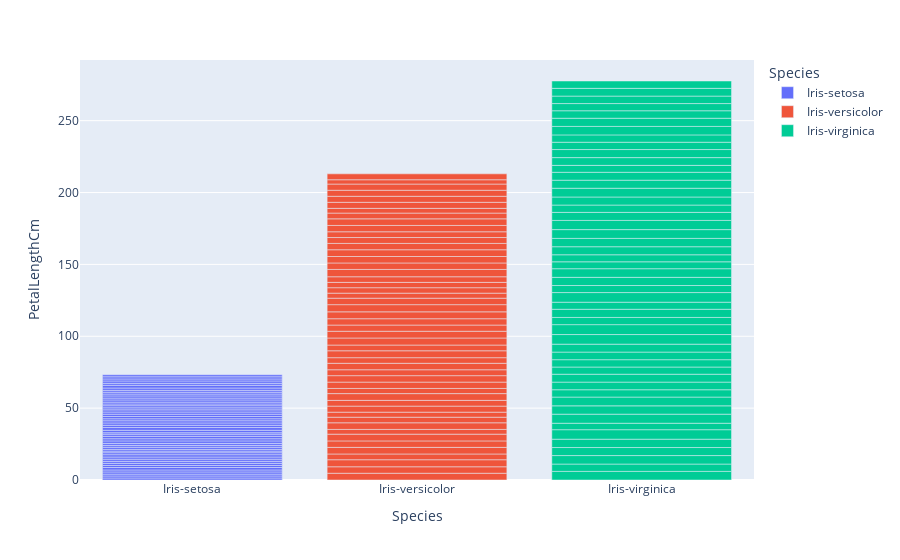

Write notebook code for a chart like this one.
### Code cell
px.bar(df,x='Species',y='PetalLengthCm',color='Species')

### Figure 1 — Plotly figure (JSON) as saved in the notebook; plotly's stock layout.template omitted (floating-point values rounded to 4 significant figures)
{"data": [{"alignmentgroup": "True", "hovertemplate": "Species=%{x}<br>PetalLengthCm=%{y}<extra></extra>", "legendgroup": "Iris-setosa", "marker": {"color": "#636efa", "pattern": {"shape": ""}}, "name": "Iris-setosa", "offsetgroup": "Iris-setosa", "orientation": "v", "showlegend": true, "textposition": "auto", "type": "bar", "x": ["Iris-setosa", "Iris-setosa", "Iris-setosa", "Iris-setosa", "Iris-setosa", "Iris-setosa", "Iris-setosa", "Iris-setosa", "Iris-setosa", "Iris-setosa", "Iris-setosa", "Iris-setosa", "Iris-setosa", "Iris-setosa", "Iris-setosa", "Iris-setosa", "Iris-setosa", "Iris-setosa", "Iris-setosa", "Iris-setosa", "Iris-setosa", "Iris-setosa", "Iris-setosa", "Iris-setosa", "Iris-setosa", "Iris-setosa", "Iris-setosa", "Iris-setosa", "Iris-setosa", "Iris-setosa", "Iris-setosa", "Iris-setosa", "Iris-setosa", "Iris-setosa", "Iris-setosa", "Iris-setosa", "Iris-setosa", "Iris-setosa", "Iris-setosa", "Iris-setosa", "Iris-setosa", "Iris-setosa", "Iris-setosa", "Iris-setosa", "Iris-setosa", "Iris-setosa", "Iris-setosa", "Iris-setosa", "Iris-setosa", "Iris-setosa"], "xaxis": "x", "y": [1.4, 1.4, 1.3, 1.5, 1.4, 1.7, 1.4, 1.5, 1.4, 1.5, 1.5, 1.6, 1.4, 1.1, 1.2, 1.5, 1.3, 1.4, 1.7, 1.5, 1.7, 1.5, 1, 1.7, 1.9, 1.6, 1.6, 1.5, 1.4, 1.6, 1.6, 1.5, 1.5, 1.4, 1.5, 1.2, 1.3, 1.5, 1.3, 1.5, 1.3, 1.3, 1.3, 1.6, 1.9, 1.4, 1.6, 1.4, 1.5, 1.4], "yaxis": "y"}, {"alignmentgroup": "True", "hovertemplate": "Species=%{x}<br>PetalLengthCm=%{y}<extra></extra>", "legendgroup": "Iris-versicolor", "marker": {"color": "#EF553B", "pattern": {"shape": ""}}, "name": "Iris-versicolor", "offsetgroup": "Iris-versicolor", "orientation": "v", "showlegend": true, "textposition": "auto", "type": "bar", "x": ["Iris-versicolor", "Iris-versicolor", "Iris-versicolor", "Iris-versicolor", "Iris-versicolor", "Iris-versicolor", "Iris-versicolor", "Iris-versicolor", "Iris-versicolor", "Iris-versicolor", "Iris-versicolor", "Iris-versicolor", "Iris-versicolor", "Iris-versicolor", "Iris-versicolor", "Iris-versicolor", "Iris-versicolor", "Iris-versicolor", "Iris-versicolor", "Iris-versicolor", "Iris-versicolor", "Iris-versicolor", "Iris-versicolor", "Iris-versicolor", "Iris-versicolor", "Iris-versicolor", "Iris-versicolor", "Iris-versicolor", "Iris-versicolor", "Iris-versicolor", "Iris-versicolor", "Iris-versicolor", "Iris-versicolor", "Iris-versicolor", "Iris-versicolor", "Iris-versicolor", "Iris-versicolor", "Iris-versicolor", "Iris-versicolor", "Iris-versicolor", "Iris-versicolor", "Iris-versicolor", "Iris-versicolor", "Iris-versicolor", "Iris-versicolor", "Iris-versicolor", "Iris-versicolor", "Iris-versicolor", "Iris-versicolor", "Iris-versicolor"], "xaxis": "x", "y": [4.7, 4.5, 4.9, 4, 4.6, 4.5, 4.7, 3.3, 4.6, 3.9, 3.5, 4.2, 4, 4.7, 3.6, 4.4, 4.5, 4.1, 4.5, 3.9, 4.8, 4, 4.9, 4.7, 4.3, 4.4, 4.8, 5, 4.5, 3.5, 3.8, 3.7, 3.9, 5.1, 4.5, 4.5, 4.7, 4.4, 4.1, 4, 4.4, 4.6, 4, 3.3, 4.2, 4.2, 4.2, 4.3, 3, 4.1], "yaxis": "y"}, {"alignmentgroup": "True", "hovertemplate": "Species=%{x}<br>PetalLengthCm=%{y}<extra></extra>", "legendgroup": "Iris-virginica", "marker": {"color": "#00cc96", "pattern": {"shape": ""}}, "name": "Iris-virginica", "offsetgroup": "Iris-virginica", "orientation": "v", "showlegend": true, "textposition": "auto", "type": "bar", "x": ["Iris-virginica", "Iris-virginica", "Iris-virginica", "Iris-virginica", "Iris-virginica", "Iris-virginica", "Iris-virginica", "Iris-virginica", "Iris-virginica", "Iris-virginica", "Iris-virginica", "Iris-virginica", "Iris-virginica", "Iris-virginica", "Iris-virginica", "Iris-virginica", "Iris-virginica", "Iris-virginica", "Iris-virginica", "Iris-virginica", "Iris-virginica", "Iris-virginica", "Iris-virginica", "Iris-virginica", "Iris-virginica", "Iris-virginica", "Iris-virginica", "Iris-virginica", "Iris-virginica", "Iris-virginica", "Iris-virginica", "Iris-virginica", "Iris-virginica", "Iris-virginica", "Iris-virginica", "Iris-virginica", "Iris-virginica", "Iris-virginica", "Iris-virginica", "Iris-virginica", "Iris-virginica", "Iris-virginica", "Iris-virginica", "Iris-virginica", "Iris-virginica", "Iris-virginica", "Iris-virginica", "Iris-virginica", "Iris-virginica", "Iris-virginica"], "xaxis": "x", "y": [6, 5.1, 5.9, 5.6, 5.8, 6.6, 4.5, 6.3, 5.8, 6.1, 5.1, 5.3, 5.5, 5, 5.1, 5.3, 5.5, 6.7, 6.9, 5, 5.7, 4.9, 6.7, 4.9, 5.7, 6, 4.8, 4.9, 5.6, 5.8, 6.1, 6.4, 5.6, 5.1, 5.6, 6.1, 5.6, 5.5, 4.8, 5.4, 5.6, 5.1, 5.1, 5.9, 5.7, 5.2, 5, 5.2, 5.4, 5.1], "yaxis": "y"}], "layout": {"barmode": "relative", "legend": {"title": {"text": "Species"}, "tracegroupgap": 0}, "margin": {"t": 60}, "xaxis": {"anchor": "y", "categoryarray": ["Iris-setosa", "Iris-versicolor", "Iris-virginica"], "categoryorder": "array", "domain": [0, 1], "title": {"text": "Species"}}, "yaxis": {"anchor": "x", "domain": [0, 1], "title": {"text": "PetalLengthCm"}}}}
